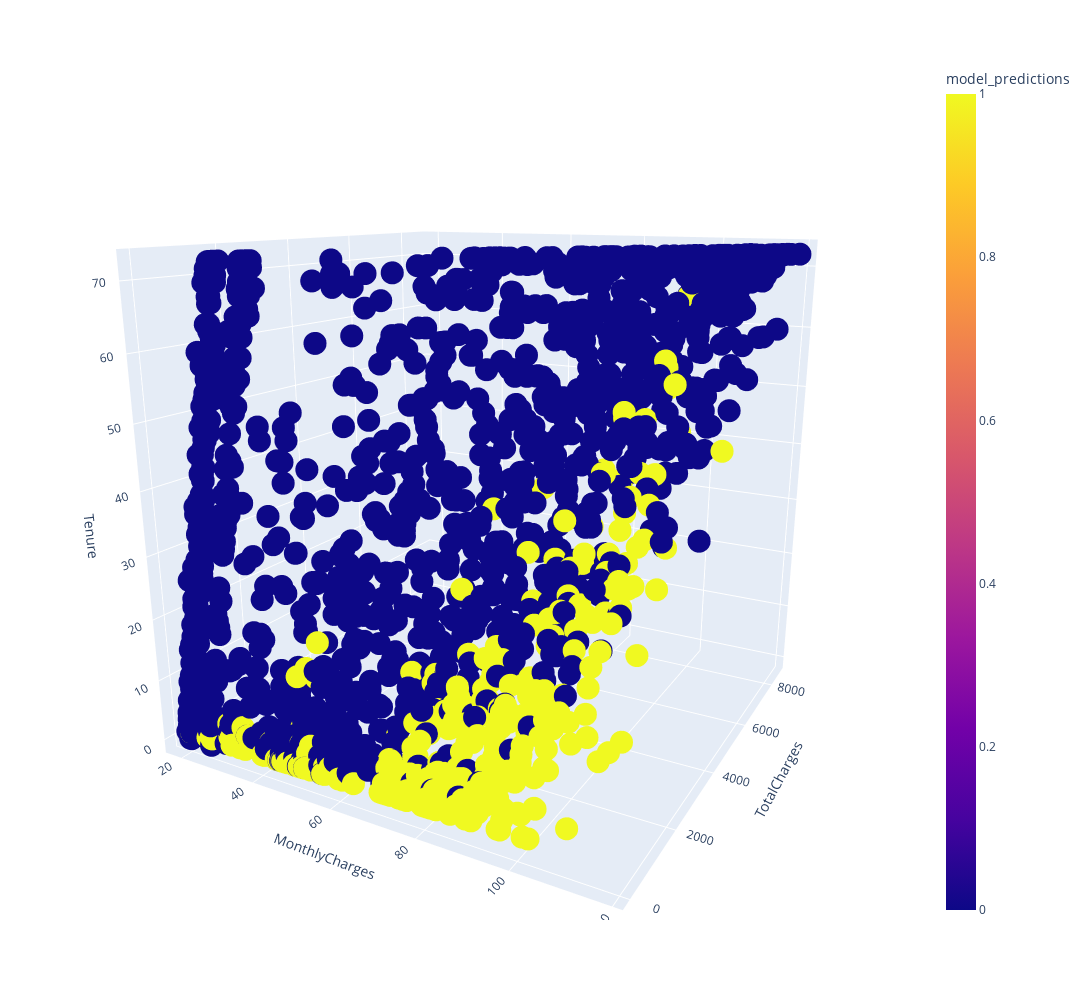

Notebook code for this chart:
### Markdown cell above
*3D scatterplot for predictions*

### Code cell
# Import Plotly for 3D visualization
import plotly.express as px

# Create the 3D scatterplot
fig = px.scatter_3d(test_results, x='MonthlyCharges', y='TotalCharges', z='Tenure',
              color='model_predictions', width=1500, height=1000)

# Show it
fig.show()

### Figure 1 — Plotly figure (JSON) as saved in the notebook; plotly's stock layout.template omitted (floating-point values rounded to 4 significant figures; data arrays with more than 128 entries replaced by an {"elided": "..."} marker saying what was removed)
{"data": [{"hovertemplate": "MonthlyCharges=%{x}<br>TotalCharges=%{y}<br>Tenure=%{z}<br>model_predictions=%{marker.color}<extra></extra>", "legendgroup": "", "marker": {"color": {"elided": "1761 int values"}, "coloraxis": "coloraxis", "symbol": "circle"}, "mode": "markers", "name": "", "scene": "scene", "showlegend": false, "type": "scatter3d", "x": {"elided": "1761 float values"}, "y": {"elided": "1761 float values"}, "z": {"elided": "1761 int values"}}], "layout": {"coloraxis": {"colorbar": {"title": {"text": "model_predictions"}}, "colorscale": [[0, "#0d0887"], [0.1111, "#46039f"], [0.2222, "#7201a8"], [0.3333, "#9c179e"], [0.4444, "#bd3786"], [0.5556, "#d8576b"], [0.6667, "#ed7953"], [0.7778, "#fb9f3a"], [0.8889, "#fdca26"], [1, "#f0f921"]]}, "height": 1000, "legend": {"tracegroupgap": 0}, "margin": {"t": 60}, "scene": {"aspectmode": "auto", "aspectratio": {"x": 1, "y": 1, "z": 1}, "camera": {"center": {"x": 0, "y": 0, "z": 0}, "eye": {"x": 1.007, "y": -1.822, "z": 0.5955}, "projection": {"type": "perspective"}, "up": {"x": 0, "y": 0, "z": 1}}, "domain": {"x": [0, 1], "y": [0, 1]}, "xaxis": {"title": {"text": "MonthlyCharges"}, "type": "linear"}, "yaxis": {"title": {"text": "TotalCharges"}, "type": "linear"}, "zaxis": {"title": {"text": "Tenure"}, "type": "linear"}}, "width": 1500}}
